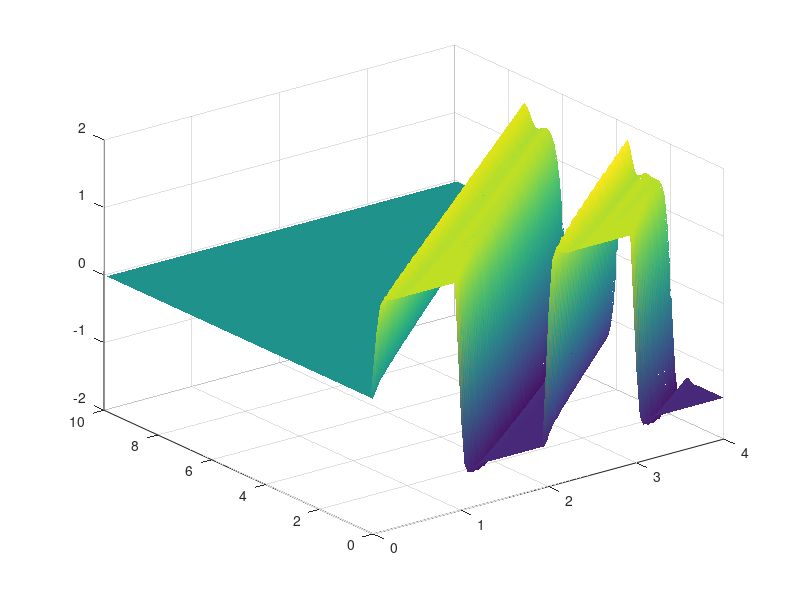

Source code (MATLAB):
%% Computer Exercise 4, David Ahnlund, Emil Gestsson
clc, clear variables;

a = 2;
D = 10;
tau = 2;
N = 100;
T = 4;

u_b1 = @(t) sin(2*pi*t/tau);

u_b2 = @(t) sign(sin(2*pi*t/tau));

%% Lax Friedrich

lambda = 0.4;
dx = D/N;
dt = lambda*dx;
t = 0:dt:T;
A = 1/2 * ((1+lambda*a)*diag(ones(N-1,1),-1) + (1-lambda*a)*diag(ones(N-1,1),1));

u0 = zeros(N,1);
saved_u = zeros(length(u0), length(t));
saved_u(:,1) = u0;

uk = u0;
for n = 2:length(t)
    u_new = A*uk + [u_b2(t(n)); zeros(N-2,1); 2*uk(end)-uk(end-1)];
    if ismember(n,2:1000)
    disp(2*uk(end)-uk(end-1))
    end
    saved_u(:,n) = u_new;
    uk = u_new;
end

x = 0:dx:D-dx;

surf(t,x,saved_u)
shading interp

%% Lax Wendroff

lambda = 0.4;
dx = D/N;
dt = lambda*dx;
t = 0:dt:T;
A = (a^2*lambda^2/2+a*lambda/2)*diag(ones(N-1,1),-1) + (1-a^2*lambda^2)*diag(ones(N,1),0) + (a^2*lambda^2/2-a*lambda/2)*diag(ones(N-1,1),1);

u0 = zeros(N,1);
saved_u = zeros(length(u0), length(t));
saved_u(:,1) = u0;

uk = u0;
for n = 2:length(t)
    u_new = A*uk + [u_b2(t(n)); zeros(N-2,1); 2*uk(end)-uk(end-1)];
    if ismember(n,2:1000)
    disp(2*uk(end)-uk(end-1))
    end
    saved_u(:,n) = u_new;
    uk = u_new;
end

x = 0:dx:D-dx;

surf(t,x,saved_u)
shading interp


surf(t,x,saved_u)
shading interp